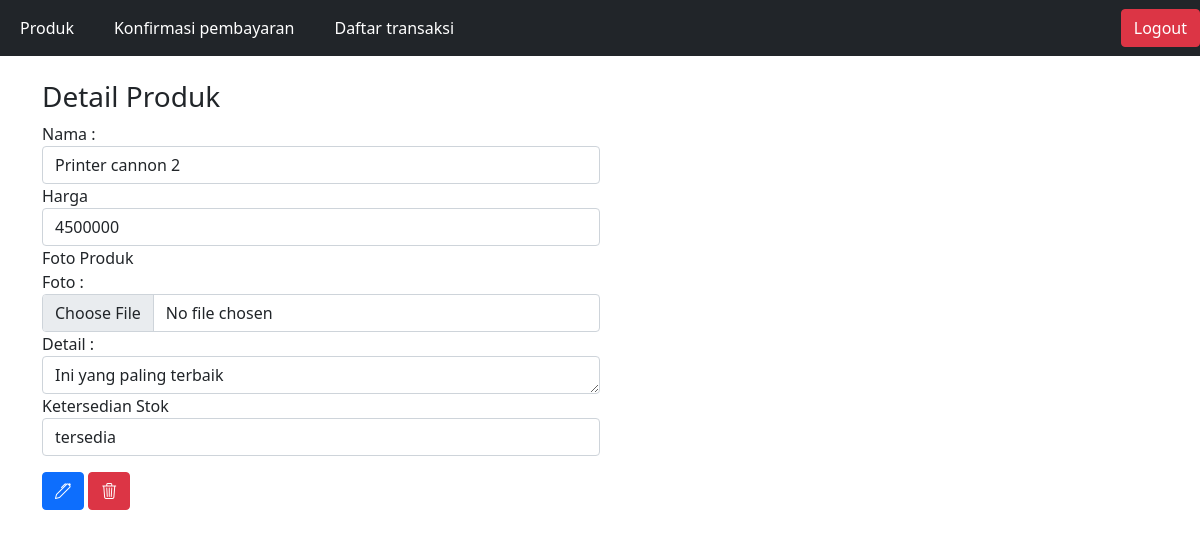
Screenshot of /admin/setting.php?q=17 with the database file from the repository.
### tables this page shows
CREATE TABLE `produk` (
  `id_produk` int(11) NOT NULL,
  `nama_produk` varchar(255) NOT NULL,
  `harga` double NOT NULL,
  `foto` varchar(255) DEFAULT NULL,
  `detail` text DEFAULT NULL,
  `ketersedian_stok` enum('habis','tersedia') DEFAULT 'tersedia'
);

### admin/setting.php (the view, shortened to what this page needs)
<?php
require "../config.php";
$id = $_GET['q'];
$query = mysqli_query($conn,"SELECT * FROM produk WHere id_produk='$id'");
$data  = mysqli_fetch_array($query);
?>
<!DOCTYPE html>
<html lang="en">
<head>
    <link href="https://cdn.jsdelivr.net/npm/bootstrap@5.0.2/dist/css/bootstrap.min.css" rel="stylesheet">
    <link rel="stylesheet" href="https://cdn.jsdelivr.net/npm/bootstrap-icons@1.10.3/font/bootstrap-icons.css">
</head>
<body>
<?php require "navbar.php";?>
    <div class="container mt-4">
        <h3>Detail Produk</h3>
        <div class="col-12 col-md-6">
        <form action="" method="post" enctype="multipart/form-data">
    <div
        <label for="nama">Nama :</label>
        <input type="text" name="nama_produk" id="nama" class="form-control" value="<?php echo $data['nama_produk'];?>">
    </div>
        <div>
          <label for="harga">Harga</label>
          <input type="number" class="form-control" value="<?php echo $data['harga'];?>"name="harga">
        </div>
        <div>
            <label for="currentfoto">Foto Produk</label>
        </div>
        <div>
          <label for="foto">Foto :</label>
          <input type="file" name="foto" id="foto" class="form-control">
        </div>
          <div>
          <label for="detail">Detail :</label>
          <textarea name="detail" id="detail" cols="30" rows="1" class="form-control"><?php echo $data['detail'];?></textarea>
        </div>
        <label for="ketersedian_stok">Ketersedian Stok</label>
        <select name="ketersedian_stok" id="ketersedian_stok" class="form-control">
          <option value="tersedia <?php echo $data['ketersedian_stok'] ?>"><?php echo $data['ketersedian_stok']; ?></option>
        </select>
        <div class="mt-3">
            <button class="btn btn-primary" type="submit" name="edit"><i class="bi bi-pen"></i></button>
            <button class="btn btn-danger" type ="submit" name="hapus"><i class="bi bi-trash3"></i></button>
        </div>
        </form>
        </div>
        </div>
</body>
</html>

### rows the page displays
produk: nama_produk "Printer cannon 2", harga "4500000", detail "Ini yang paling terbaik", ketersedian_stok "tersedia"
